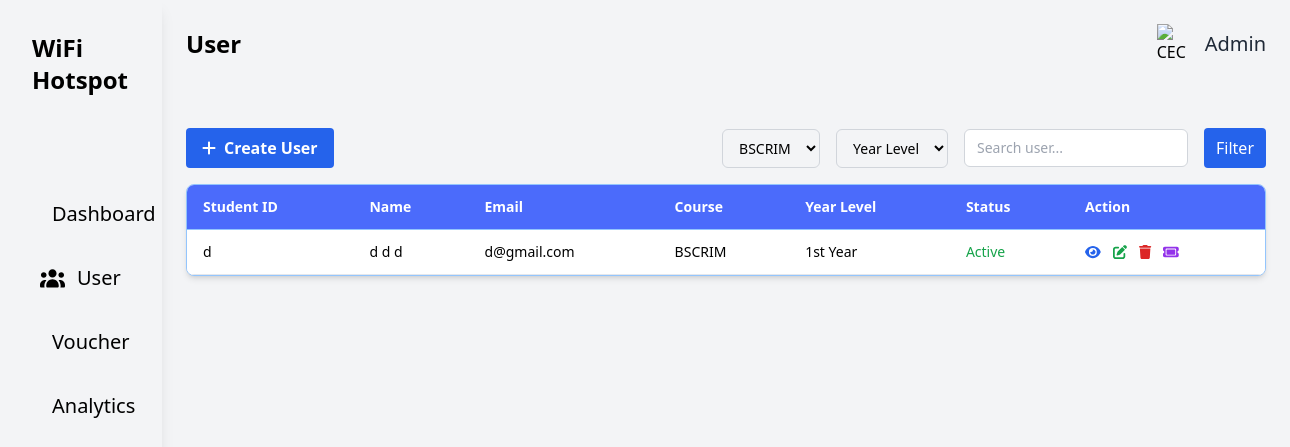
/php/User.php?course_name=BSCRIM, run on the app's committed database.
### tables this page shows
CREATE TABLE `users_profile` (
  `user_id` int(11) NOT NULL,
  `school_id` varchar(50) DEFAULT NULL,
  `first_name` varchar(50) DEFAULT NULL,
  `middle_name` varchar(10) DEFAULT NULL,
  `last_name` varchar(50) DEFAULT NULL,
  `gmail` varchar(100) DEFAULT NULL,
  `contact_number` varchar(20) DEFAULT NULL,
  `course_name` varchar(50) DEFAULT NULL,
  `year_level` varchar(50) DEFAULT NULL,
  `gender` varchar(20) DEFAULT NULL,
  `user_type` varchar(20) DEFAULT NULL,
  `voucher_code` varchar(100) DEFAULT NULL,
  `password_generated` varchar(255) DEFAULT NULL,
  `status` varchar(20) DEFAULT 'Active',
  `created_at` timestamp NOT NULL DEFAULT current_timestamp()
);

### php/User.php (the view, shortened to what this page needs)
<?php
require 'db.php';
$course_name = trim($_GET['course_name'] ?? '');
$q = trim($_GET['q'] ?? '');
$sql = "SELECT * FROM users_profile WHERE 1=1";
$params = [];
if ($course_name !== '') {
  $sql .= " AND course_name = :course_name";
  $params[':course_name'] = $course_name;
}
$sql .= " ORDER BY user_id DESC";
$stmt = $pdo->prepare($sql);
$stmt->execute($params);
$users = $stmt->fetchAll();
?>
<!DOCTYPE html>
<html lang="en">
<head>
  <link href="https://cdnjs.cloudflare.com/ajax/libs/font-awesome/6.5.2/css/all.min.css" rel="stylesheet">
  <script src="../css/tailwind.css"></script>
</head>
<body class="bg-gray-100">
  <div class="flex">
    <div class="w-64 bg-white-200 h-screen p-8 text-white shadow-lg overflow-y-auto">
      <div class="flex items-center space-x-2 mb-24">
        <h1 class="text-2xl font-semibold text-black">WiFi Hotspot</h1>
      </div>
      <ul class="space-y-5">
        <li><a href="admindashboard.php" class="flex items-center space-x-3 hover:bg-gray-300 p-2 rounded"><span class="text-black text-xl">Dashboard</span></a></li>
        <li><a href="User.php" class="flex items-center space-x-3 hover:bg-gray-300 p-2 rounded"> <span class="text-black text-xl">User</span></a></li>
        <li><a href="../php/Voucher.php" class="flex items-center space-x-3 hover:bg-gray-300 p-2 rounded"><span class="text-black text-xl">Voucher</span></a></li>
        <li><a href="../php/Analytics.php" class="flex items-center space-x-3 hover:bg-gray-300 p-2 rounded"><span class="text-black text-xl">Analytics</span></a></li>
      </ul>
    </div>
    <div class="container mx-auto p-6 flex-1">
      <div class="flex justify-between items-center mb-16">
        <h1 class="text-2xl font-semibold text-black">User</h1>
        <div class="flex items-center space-x-2">
          <img src="../images/ceclogo.png" alt="CEC Logo" class="w-10 h-10 object-contain">
          <span class="text-xl text-gray-800">Admin</span>
        </div>
      </div>
      <div class="flex justify-between mb-4">
        <div>
          <button id="openModalBtn"
            class="flex items-center gap-2 bg-blue-600 text-white px-4 py-2 rounded hover:bg-blue-700">
            <i class="fa-solid fa-plus"></i>
            <span class="font-semibold">Create User</span>
          </button>
        </div>
        <form method="get" id="filterForm" class="flex gap-4 items-center">
          <select name="course_name" id="course_name"
            class="bg-gray-100 border border-gray-300 rounded-md px-3 py-2 text-sm">
            <option value="BSCRIM" <?= $course_name === 'BSCRIM' ? 'selected' : '' ?>>BSCRIM</option>
          </select>
          <select name="year_level" id="year_level"
            class="bg-gray-100 border border-gray-300 rounded-md px-3 py-2 text-sm">
            <option value="">Year Level</option>
          </select>
          <input type="text" name="q" id="search_user" value="<?= htmlentities($q) ?>" placeholder="Search user..."
            class="bg-white border border-gray-300 rounded-md px-3 py-2 text-sm w-56">
          <button type="submit" class="bg-blue-600 text-white px-3 py-2 rounded">Filter</button>
        </form>
      </div>
    </div>
    <div class="w-[1080px] bg-white shadow-md rounded-lg overflow-hidden border border-blue-300 mt-4">
      <div class="overflow-x-auto">
        <table class="min-w-full border-collapse">
          <thead class="bg-[#4B6BFB] text-white">
            <tr>
              <th class="px-4 py-3 text-left text-sm font-semibold border-b border-blue-300">Student ID</th>
              <th class="px-4 py-3 text-left text-sm font-semibold border-b border-blue-300">Name</th>
              <th class="px-4 py-3 text-left text-sm font-semibold border-b border-blue-300">Email</th>
              <th class="px-4 py-3 text-left text-sm font-semibold border-b border-blue-300">Course</th>
              <th class="px-4 py-3 text-left text-sm font-semibold border-b border-blue-300">Year Level</th>
              <th class="px-4 py-3 text-left text-sm font-semibold border-b border-blue-300">Status</th>
              <th class="px-4 py-3 text-left text-sm font-semibold border-b border-blue-300">Action</th>
            </tr>
          </thead>
          <tbody class="bg-white">
            <?php foreach ($users as $u): ?>
              <tr class="hover:bg-gray-100 border-b border-gray-200">
                <td class="px-4 py-3 text-sm"><?= htmlentities($u['school_id']) ?></td>
                <td class="px-4 py-3 text-sm">
                  <?= htmlentities($u['first_name'] . ' ' . ($u['middle_name'] ? $u['middle_name'] . ' ' : '') . $u['last_name']) ?>
                </td>
                <td class="px-4 py-3 text-sm"><?= htmlentities($u['gmail']) ?></td>
                <td class="px-4 py-3 text-sm"><?= htmlentities($u['course_name']) ?></td>
                <td class="px-4 py-3 text-sm"><?= htmlentities($u['year_level']) ?></td>
                <td class="px-4 py-3 text-sm <?= $u['status'] === 'Active' ? 'text-green-600' : 'text-red-600' ?>">
                  <?= htmlentities($u['status']) ?></td>
                <td class="px-4 py-3 text-sm">
                  <div class="flex space-x-3">
                    <a class="text-blue-600 hover:text-blue-800" href="view_user.php?id=<?= $u['user_id'] ?>"
                      title="See More"><i class="fa-solid fa-eye"></i></a>
                    <a class="text-green-600 hover:text-green-800" href="edit_user.php?id=<?= $u['user_id'] ?>"><i
                        class="fas fa-edit"></i></a>
                    <button onclick="deleteUser(<?= $u['user_id'] ?>)" class="text-red-600 hover:text-red-800"><i
                        class="fas fa-trash"></i></button>
                    <button onclick="generateVoucher(<?= $u['user_id'] ?>)" class="text-purple-600 hover:text-purple-800"
                      title="Generate Voucher">
                      <i class="fa-solid fa-ticket"></i>
                    </button>
                  </div>
                </td>
              </tr>
            <?php endforeach; ?>
          </tbody>
        </table>
      </div>
    </div>
  </div>
</body>
</html>

### data on the page
users_profile: school "d", first_name+middle_name+last_name "d d d", gmail "d@gmail.com", course_name "BSCRIM", year_level "1st Year", status "Active"
